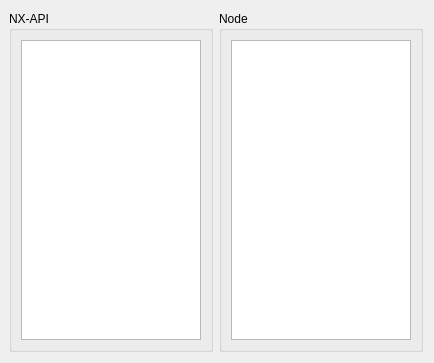
<?xml version="1.0" encoding="UTF-8"?>
<ui version="4.0">
 <class>VMTDProtocolForm</class>
 <widget class="QWidget" name="VMTDProtocolForm">
  <property name="geometry">
   <rect>
    <x>0</x>
    <y>0</y>
    <width>434</width>
    <height>363</height>
   </rect>
  </property>
  <property name="windowTitle">
   <string>Form</string>
  </property>
  <property name="windowIcon">
   <iconset resource="../../resources/VMTDResources.qrc">
    <normaloff>:/favicon.ico</normaloff>:/favicon.ico</iconset>
  </property>
  <layout class="QHBoxLayout" name="horizontalLayout">
   <property name="spacing">
    <number>0</number>
   </property>
   <property name="leftMargin">
    <number>0</number>
   </property>
   <property name="topMargin">
    <number>0</number>
   </property>
   <property name="rightMargin">
    <number>0</number>
   </property>
   <property name="bottomMargin">
    <number>0</number>
   </property>
   <item>
    <spacer name="_4">
     <property name="orientation">
      <enum>Qt::Horizontal</enum>
     </property>
     <property name="sizeHint" stdset="0">
      <size>
       <width>4</width>
       <height>20</height>
      </size>
     </property>
    </spacer>
   </item>
   <item>
    <layout class="QVBoxLayout" name="vl_1">
     <property name="spacing">
      <number>0</number>
     </property>
     <item>
      <spacer name="_1">
       <property name="orientation">
        <enum>Qt::Vertical</enum>
       </property>
       <property name="sizeHint" stdset="0">
        <size>
         <width>20</width>
         <height>40</height>
        </size>
       </property>
      </spacer>
     </item>
     <item>
      <widget class="QWidget" name="w_1" native="true">
       <property name="minimumSize">
        <size>
         <width>432</width>
         <height>0</height>
        </size>
       </property>
       <property name="maximumSize">
        <size>
         <width>432</width>
         <height>16777215</height>
        </size>
       </property>
       <layout class="QHBoxLayout" name="hl_1">
        <property name="spacing">
         <number>6</number>
        </property>
        <property name="leftMargin">
         <number>9</number>
        </property>
        <property name="topMargin">
         <number>9</number>
        </property>
        <property name="rightMargin">
         <number>9</number>
        </property>
        <property name="bottomMargin">
         <number>9</number>
        </property>
        <item>
         <widget class="QGroupBox" name="gbNxApiHandlers">
          <property name="maximumSize">
           <size>
            <width>204</width>
            <height>16777215</height>
           </size>
          </property>
          <property name="title">
           <string>NX-API</string>
          </property>
          <layout class="QVBoxLayout" name="verticalLayout_3">
           <item>
            <widget class="QListWidget" name="lwNxApiHandlers">
             <property name="minimumSize">
              <size>
               <width>180</width>
               <height>300</height>
              </size>
             </property>
             <property name="maximumSize">
              <size>
               <width>16777215</width>
               <height>16777215</height>
              </size>
             </property>
            </widget>
           </item>
          </layout>
         </widget>
        </item>
        <item>
         <widget class="QGroupBox" name="gbNodeHandlers">
          <property name="maximumSize">
           <size>
            <width>204</width>
            <height>16777215</height>
           </size>
          </property>
          <property name="title">
           <string>Node</string>
          </property>
          <layout class="QVBoxLayout" name="verticalLayout_4">
           <item>
            <widget class="QListWidget" name="lwNodeHandlers">
             <property name="minimumSize">
              <size>
               <width>180</width>
               <height>300</height>
              </size>
             </property>
             <property name="maximumSize">
              <size>
               <width>16777215</width>
               <height>16777215</height>
              </size>
             </property>
            </widget>
           </item>
          </layout>
         </widget>
        </item>
       </layout>
      </widget>
     </item>
     <item>
      <spacer name="_2">
       <property name="orientation">
        <enum>Qt::Vertical</enum>
       </property>
       <property name="sizeHint" stdset="0">
        <size>
         <width>20</width>
         <height>40</height>
        </size>
       </property>
      </spacer>
     </item>
    </layout>
   </item>
   <item>
    <spacer name="_3">
     <property name="orientation">
      <enum>Qt::Horizontal</enum>
     </property>
     <property name="sizeHint" stdset="0">
      <size>
       <width>5</width>
       <height>20</height>
      </size>
     </property>
    </spacer>
   </item>
  </layout>
 </widget>
 <resources>
  <include location="../../resources/VMTDResources.qrc"/>
 </resources>
 <connections/>
</ui>
